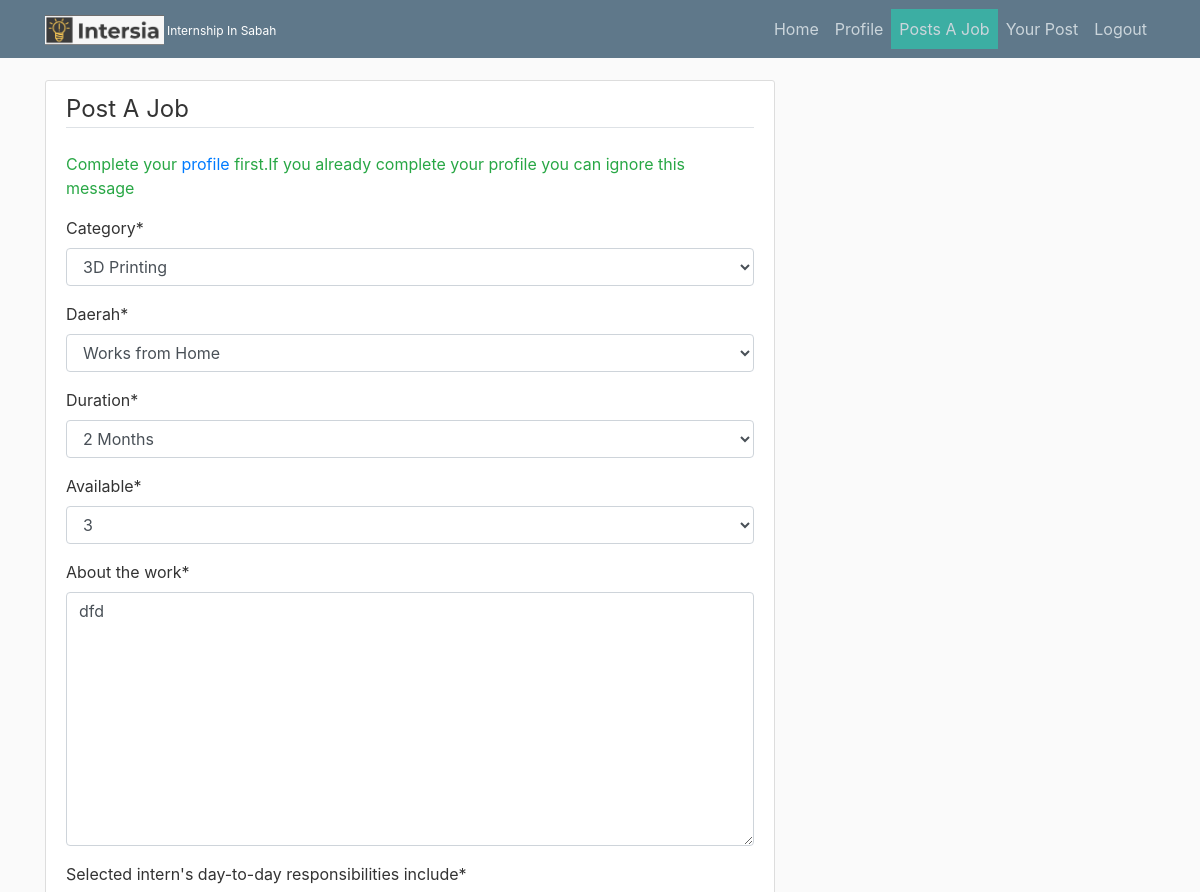
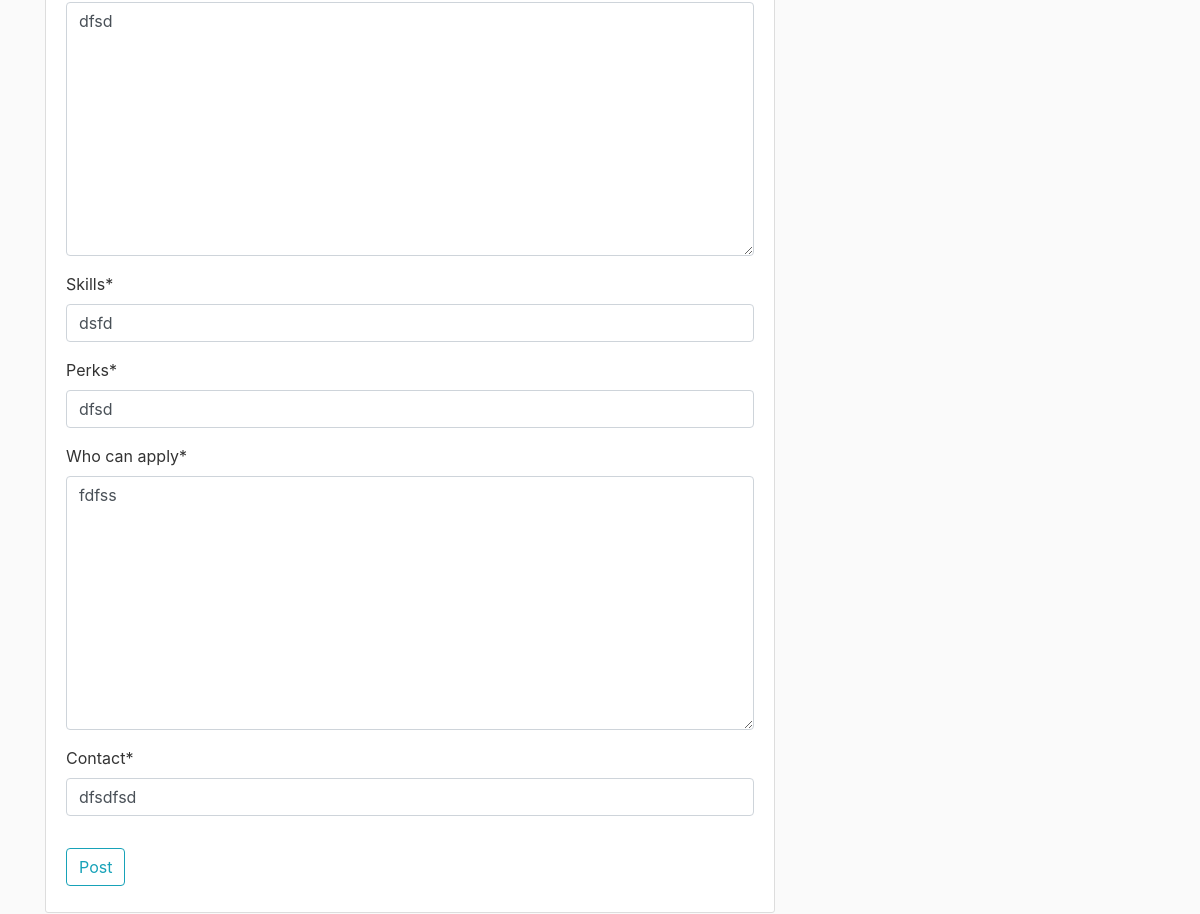
Page /post/1/update (signed in) on the committed database (2 pictures, top to bottom).
### joblist/models.py (models this page shows, shortened)
class Post(models.Model):
    JOB_CATEGORY =(
    (".NET Development", ".NET Development"),
    ("3D Printing", "3D Printing"),
    ("Accounts", "Accounts"),
    ("Acting", "Acting"),
    ("Agriculture & Food Engineering", "Agriculture & Food Engineering"),
    ("Analytics", "Analytics"),
    ("Android App Development", "Android App Development"),
    ("Angular.js Development", "Angular.js Development"),
    ("Animation", "Animation"),
    ("Architecture", "Architecture"),
    ("Artificial Intelligence (AI)", "Artificial Intelligence (AI)"),
    ("ASP.NET Development", "ASP.NET Development"),
    ("Automobile Engineering", "Automobile Engineering"),
    ("Backend Development", "Backend Development"),
    ("Big Data", "Big Data"),
    ("Bioinformatics", "Bioinformatics"),
    ("Biology", "Biology"),
    ("Biotechnology Engineering", "Biotechnology Engineering"),
    ("Blogging", "Blogging"),
    ("Brand Management", "Brand Management"),
    ("CAD Design", "CAD Design"),
    ("Campus Ambassador", "Campus Ambassador"),
    ("Chartered Accountancy (CA)", "Chartered Accountancy (CA)"),
    ("Chemical Engineering", "Chemical Engineering"),
    ("Chemistry", "Chemistry"),
    ("Cinematography", "Cinematography"),
    ("Civil Engineering", "Civil Engineering"),
    ("Client Servicing", "Client Servicing"),
    ("Cloud Computing", "Cloud Computing"),
    ("Commerce", "Commerce"),
    ("Company Secretary (CS)", "Company Secretary (CS)"),
    ("Computer Science", "Computer Science"),
    ("Computer Vision", "Computer Vision"),
    ("Content Writing", "Content Writing"),
    ("Copywriting", "Copywriting"),
    ("Creative Writing", "Creative Writing"),
    ("Customer Service", "Customer Service"),
    ("Cyber Security", "Cyber Security"),
    ("Data Entry", "Data Entry"),
    ("Data Science", "Data Science"),
    ("Database Building", "Database Building"),
    ("Design", "Design"),
    ("Digital Marketing", "Digital Marketing"),
    ("Editorial", "Editorial"),
    ("Electrical Engineering", "Electrical Engineering"),
    ("Electronics Engineering", "Electronics Engineering"),
    ("Embedded Systems", "Embedded Systems"),
   ("Energy Science & Engineering", "Energy Science & Engineering"),
   ("Engineering", "Engineering"),
   ("Engineering Design", "Engineering Design"),
   ("Environmental Sciences", "Environmental Sciences"),
   ("Event Management", "Event Management"),
   ("Facebook Marketing", "Facebook Marketing"),
   ("Fashion Design", "Fashion Design"),
   ("Film Making", "Film Making"),
   ("Finance", "Finance"),
   ("Front End Development", "Front End Development"),
   ("Full Stack Development", "Full Stack Development"),
   ("Fundraising", "Fundraising"),
   ("Game Development", "Game Development"),
   ("General Management", "General Management"),
   ("Government", "Government"),
   ("Graphic Design", "Graphic Design"),
   ("Hospitality", "Hospitality"),
   ("Hotel Management", "Hotel Management"),
   ("Human Resources (HR)", "Human Resources (HR)"),
   ("Humanities", "Humanities"),
   ("Image Processing", "Image Processing"),
   ("Industrial & Production Engineering", "Industrial & Production Engineering"),
   ("Industrial Design", "Industrial Design"),
   ("Information Technology", "Information Technology"),
   ("Instrumentation & Control Engineering", "Instrumentation & Control Engineering"),
   ("Interior Design", "Interior Design"),
   ("Internet of Things (IoT)", "Internet of Things (IoT)"),
   ("iOS App Development", "iOS App Development"),
   ("Java Development", "Java Development"),
   ("Javascript Development", "Javascript Development"),
   ("Journalism", "Journalism"),
   ("Law", "Law"),
   ("Legal Research", "Legal Research"),
   ("Machine Learning", "Machine Learning"),
   ("Magento Development", "Magento Development"),
   ("Manufacturing Engineering", "Manufacturing Engineering"),
   ("Market/Business Research", "Market/Business Research"),
   ("Marketing", "Marketing"),
   ("Mathematics", "Mathematics"),
   ("Mathematics & Computing", "Mathematics & Computing"),
   ("MBA", "MBA"),
   ("Mechanical Engineering", "Mechanical Engineering"),
   ("Mechatronics", "Mechatronics"),
   ("Media", "Media"),
   ("Medicine", "Medicine"),
   ("Merchandise Design", "Merchandise Design"),
   ("Metallurgical Engineering", "Metallurgical Engineering"),
   ("Mobile App Development", "Mobile App Development"),
   ("Motion Graphics", "Motion Graphics"),
   ("Naval Architecture and Ocean Engineeering", "Naval Architecture and Ocean Engineeering"),
   ("Network Engineering", "Network Engineering"),
   ("NGO", "NGO"),
   ("Node.js Development", "Node.js Development"),
   ("Operations", "Operations"),
   ("Pharmaceutical", "Pharmaceutical"),
   ("Photography", "Photography"),
   ("PHP Development", "PHP Development"),
   ("Physics", "Physics"),
   ("Political/Economics/Policy Research", "Political/Economics/Policy Research"),
   ("Public Relations (PR)", "Public Relations (PR)"),
   ("Product Management", "Product Management"),
   ("Programming", "Programming"),
   ("Psychology", "Psychology"),
   ("Python/Django Development", "Python/Django Development"),
   ("Recruitment", "Recruitment"),
   ("Ruby on Rails", "Ruby on Rails"),
   ("Sales", "Sales"),
   ("Science", "Science"),
   ("Search Engine Optimization (SEO)", "Search Engine Optimization (SEO)"),
   ("Social Media Marketing", "Social Media Marketing"),
   ("Social Work", "Social Work"),
   ("Software Development", "Software Development"),
   ("Software Testing", "Software Testing"),
   ("Statistics", "Statistics"),
   ("Strategy", "Strategy"),
   ("Supply Chain Management (SCM)", "Supply Chain Management (SCM)"),
   ("Teaching", "Teaching"),
   ("Telecalling", "Telecalling"),
   ("Travel & Tourism", "Travel & Tourism"),
   ("UI/UX Design", "UI/UX Design"),
   ("Video Making/Editing", "Video Making/Editing"),
   ("Videography", "Videography"),
   ("Volunteering", "Volunteering"),
   ("Web Development", "Web Development"),
   ("Wordpress Development", "Wordpress Development"),
  )
    DAERAH= (('Works from Home','Works from Home'),('Tawau','Tawau'),('Sandakan','Sandakan'),('Lahad Datu','Lahad Datu'),('Kota Kinabalu','Kota Kinabalu'),('Semporna','Semporna'))
    DURATION =(('1 Months','1 Months'),('2 Months','2 Months'),('3 Months','3 Months'),('4 Months','4 Months'),('5 Months','5 Months'),('6 Months','6 Months'))
    AVAILABLE =(('1','1'),('2','2'),('3','3'),('3','3'),('4','4'),('5','5'),('6','6'),('7','7'),('8','8'),('9','9'),('10','10'),('11','11'),('12','12'),('13','13'),('14','14'),('15','15'),('16','16'),('17','17'),('18','18'),('19','19'),('20','20'))
    content = models.TextField("About the work")
    responsibility = models.TextField("Selected intern's day-to-day responsibilities include")
    skills= models.CharField(max_length=100)
    perks = models.CharField(max_length=100)
    who_apply= models.TextField("Who can apply")
    date_posted = models.DateTimeField(default=timezone.now)
    author = models.ForeignKey(User, on_delete =models.CASCADE)
    available = models.CharField(max_length=2,choices= AVAILABLE )
    category= models.CharField(max_length=100, choices= JOB_CATEGORY)
    daerah= models.CharField(max_length=100, choices= DAERAH)
    duration= models.CharField(max_length=100, choices= DURATION)
    contact= models.CharField(max_length=100)

### joblist/views.py (the view, shortened to what this page needs)
# urls.py: path('post/<int:pk>/update', PostUpdateView.as_view(), name='post-update'),
class PostUpdateView(LoginRequiredMixin,UserPassesTestMixin,UpdateView):
    model = Post
    fields = ['category','daerah','duration','available','content','responsibility','skills','perks','who_apply','contact']
    def test_func(self):
        post = self.get_object()
        if self.request.user == post.author:
            return True
        return False

### joblist/templates/joblist/post_form.html (shortened to what this page needs)
{% extends "joblist/base.html" %}
{% load crispy_forms_tags %}
{% block content %}
<div class="content-section">
    <form action="" method="post">
        <fieldset class="form-group">
            <legend class="border-bottom mb-4">Post A Job
            </legend>
            <p class="text-success">Complete your <a href="{% url 'profile' %}">profile</a> first.If you already complete your profile you can ignore this message</p>
            {{ form|crispy }}
        </fieldset>
        <div class="form-group">
            <button class="btn btn-outline-info" type="submit">Post</button>
        </div>
    </form>
</div>
{% endblock content %}

### joblist/static/joblist/main.css (style rules this page uses)
body { background: #fafafa; color: #333333; margin-top: 5rem; }
.content-section { background: #ffffff; padding: 10px 20px; border: 1px solid #dddddd; border-radius: 3px; margin-bottom: 20px; }

### rows in the picture
Post: category "3D Printing", daerah "Works from Home", duration "2 Months", available "3", content "dfd", responsibility "dfsd", skills "dsfd", perks "dfsd", who_apply "fdfss", contact "dfsdfsd"
